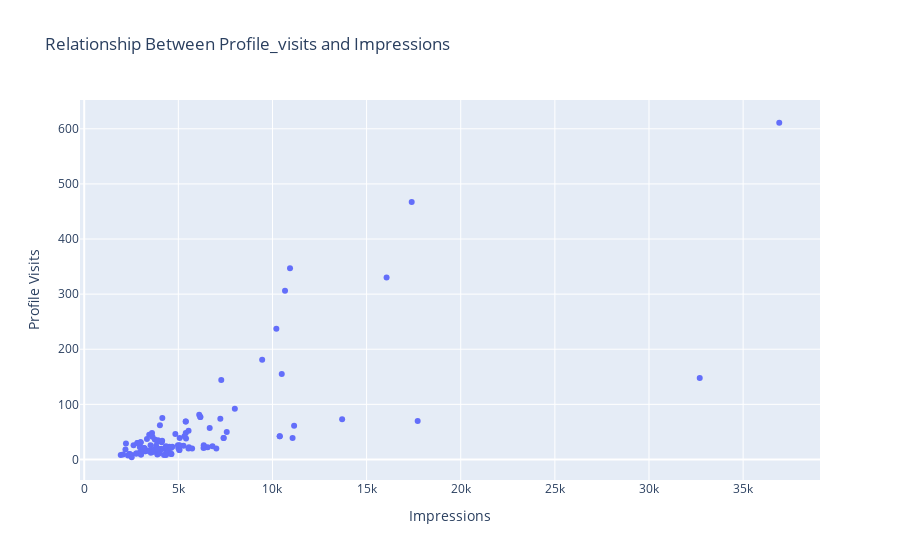

Notebook source saved alongside this figure:
### Code cell
px.scatter(x='Impressions' , y='Profile Visits' , data_frame=df  ,title='Relationship Between Profile_visits and Impressions')

### Figure 1 — Plotly figure (JSON) as saved in the notebook; plotly's stock layout.template omitted (floating-point values rounded to 4 significant figures)
{"data": [{"hovertemplate": "Impressions=%{x}<br>Profile Visits=%{y}<extra></extra>", "legendgroup": "", "marker": {"color": "#636efa", "symbol": "circle"}, "mode": "markers", "name": "", "orientation": "v", "showlegend": false, "type": "scatter", "x": [3920, 5394, 4021, 4528, 2518, 3884, 2621, 3541, 3749, 4115, 2218, 3234, 4344, 3216, 9453, 5055, 4002, 3169, 6168, 2407, 2064, 3973, 7281, 3052, 4628, 4082, 5394, 2766, 3924, 3015, 6666, 3854, 4355, 4343, 6108, 2523, 2327, 3990, 2191, 1941, 16062, 4998, 4289, 3880, 3786, 4298, 3630, 2826, 7407, 10386, 2998, 7018, 2941, 6432, 10667, 3988, 4978, 3388, 4467, 3246, 5072, 6339, 4239, 3454, 7571, 3333, 3818, 10933, 5058, 3601, 3480, 3525, 3606, 5542, 6559, 3623, 10493, 4446, 2957, 5538, 4681, 5273, 5055, 4002, 3169, 6168, 2407, 3630, 2826, 7407, 10386, 2998, 3052, 4628, 4082, 5394, 2766, 3924, 3015, 5409, 5323, 8001, 4150, 4609, 6348, 11068, 7231, 17396, 6814, 17713, 5563, 4842, 11149, 10206, 13700, 5731, 4139, 32695, 36919], "xaxis": "x", "y": [35, 48, 62, 23, 8, 9, 26, 12, 36, 31, 29, 15, 8, 20, 181, 17, 16, 21, 77, 10, 9, 11, 144, 14, 10, 19, 69, 11, 19, 9, 57, 13, 11, 24, 81, 4, 7, 14, 18, 8, 330, 21, 19, 32, 19, 21, 14, 30, 39, 42, 31, 20, 12, 22, 306, 13, 26, 16, 15, 15, 39, 21, 8, 45, 50, 37, 25, 347, 26, 48, 16, 26, 17, 52, 22, 41, 155, 12, 22, 20, 23, 25, 17, 16, 21, 77, 10, 14, 30, 39, 42, 31, 14, 10, 19, 69, 11, 19, 9, 38, 42, 92, 75, 21, 26, 39, 74, 467, 24, 70, 22, 46, 61, 237, 73, 20, 34, 148, 611], "yaxis": "y"}], "layout": {"legend": {"tracegroupgap": 0}, "title": {"text": "Relationship Between Profile_visits and Impressions"}, "xaxis": {"anchor": "y", "domain": [0, 1], "title": {"text": "Impressions"}}, "yaxis": {"anchor": "x", "domain": [0, 1], "title": {"text": "Profile Visits"}}}}
